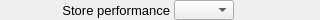
    <widget class="PyDMFrame" name="composite_17">
      <property name="geometry">
        <rect>
          <x>460</x>
          <y>583</y>
          <width>320</width>
          <height>20</height>
        </rect>
      </property>
      <widget class="QLabel" name="text_31">
        <property name="geometry">
          <rect>
            <x>0</x>
            <y>0</y>
            <width>170</width>
            <height>20</height>
          </rect>
        </property>
        <property name="text">
          <string>Store performance</string>
        </property>
        <property name="font" stdset="0">
          <font>
            <pointsize>10</pointsize>
          </font>
        </property>
        <property name="brush" stdset="0">
          <brush brushstyle="SolidPattern">
            <color alpha="255">
              <red>0</red>
              <green>0</green>
              <blue>0</blue>
            </color>
          </brush>
        </property>
        <property name="toolTip">
          <string>text_31</string>
        </property>
        <property name="alignment">
          <set>Qt::AlignRight|Qt::AlignTrailing|Qt::AlignVCenter</set>
        </property>
        <property name="styleSheet">
          <string notr="true">QLabel#text_31 {
  color: rgb(0, 0, 0);
  }</string>
        </property>
      </widget>
      <widget class="PyDMEnumComboBox" name="menu_5">
        <property name="geometry">
          <rect>
            <x>174</x>
            <y>0</y>
            <width>60</width>
            <height>20</height>
          </rect>
        </property>
        <property name="toolTip">
          <string>${prefix}StorePerform</string>
        </property>
        <property name="channel" stdset="0">
          <string>ca://${prefix}StorePerform</string>
        </property>
        <property name="font" stdset="0">
          <font>
            <pointsize>10</pointsize>
          </font>
        </property>
        <property name="styleSheet">
          <string notr="true">PyDMEnumComboBox#menu_5 {
  color: rgb(0, 0, 0);
  background-color: rgb(115, 223, 255);
  }</string>
        </property>
      </widget>
      <widget class="PyDMLabel" name="text_update_29">
        <property name="geometry">
          <rect>
            <x>240</x>
            <y>1</y>
            <width>80</width>
            <height>18</height>
          </rect>
        </property>
        <property name="toolTip">
          <string>PV: ${prefix}StorePerform_RBV</string>
        </property>
        <property name="channel" stdset="0">
          <string>ca://${prefix}StorePerform_RBV</string>
        </property>
        <property name="font" stdset="0">
          <font>
            <pointsize>10</pointsize>
          </font>
        </property>
        <property name="alignment">
          <set>Qt::AlignLeading|Qt::AlignLeft|Qt::AlignVCenter</set>
        </property>
        <property name="textInteractionFlags">
          <set>Qt::TextSelectableByKeyboard|Qt::TextSelectableByMouse</set>
        </property>
        <property name="styleSheet">
          <string notr="true">PyDMLabel#text_update_29 {
  color: rgb(10, 0, 184);
  background-color: rgb(187, 187, 187);
  }</string>
        </property>
      </widget>
    </widget>
